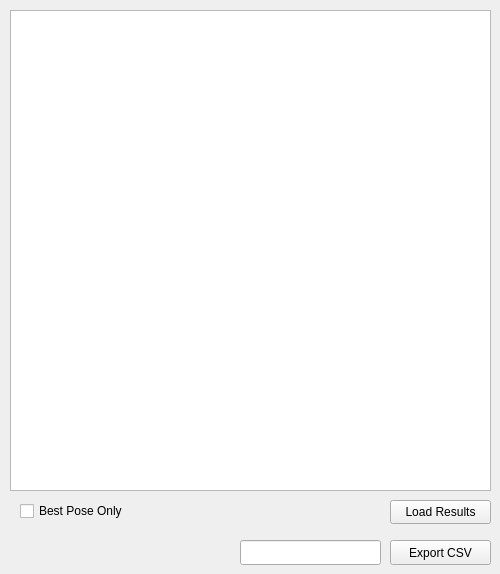
   <widget class="QWidget" name="results_tab">
    <attribute name="title">
     <string>Results</string>
    </attribute>
    <widget class="QTableView" name="results_table">
     <property name="geometry">
      <rect>
       <x>10</x>
       <y>10</y>
       <width>481</width>
       <height>481</height>
      </rect>
     </property>
     <property name="sortingEnabled">
      <bool>false</bool>
     </property>
     <attribute name="horizontalHeaderDefaultSectionSize">
      <number>180</number>
     </attribute>
     <attribute name="horizontalHeaderStretchLastSection">
      <bool>true</bool>
     </attribute>
    </widget>
    <widget class="QPushButton" name="loadResults_btn">
     <property name="geometry">
      <rect>
       <x>390</x>
       <y>500</y>
       <width>101</width>
       <height>24</height>
      </rect>
     </property>
     <property name="text">
      <string>Load Results</string>
     </property>
    </widget>
    <widget class="QCheckBox" name="bestPose_checkBox">
     <property name="geometry">
      <rect>
       <x>20</x>
       <y>500</y>
       <width>131</width>
       <height>22</height>
      </rect>
     </property>
     <property name="text">
      <string>Best Pose Only</string>
     </property>
    </widget>
    <widget class="QPushButton" name="exportCSV_btn">
     <property name="geometry">
      <rect>
       <x>390</x>
       <y>540</y>
       <width>101</width>
       <height>25</height>
      </rect>
     </property>
     <property name="text">
      <string>Export CSV</string>
     </property>
    </widget>
    <widget class="QLineEdit" name="csvPath_txt">
     <property name="geometry">
      <rect>
       <x>240</x>
       <y>540</y>
       <width>141</width>
       <height>25</height>
      </rect>
     </property>
    </widget>
   </widget>
